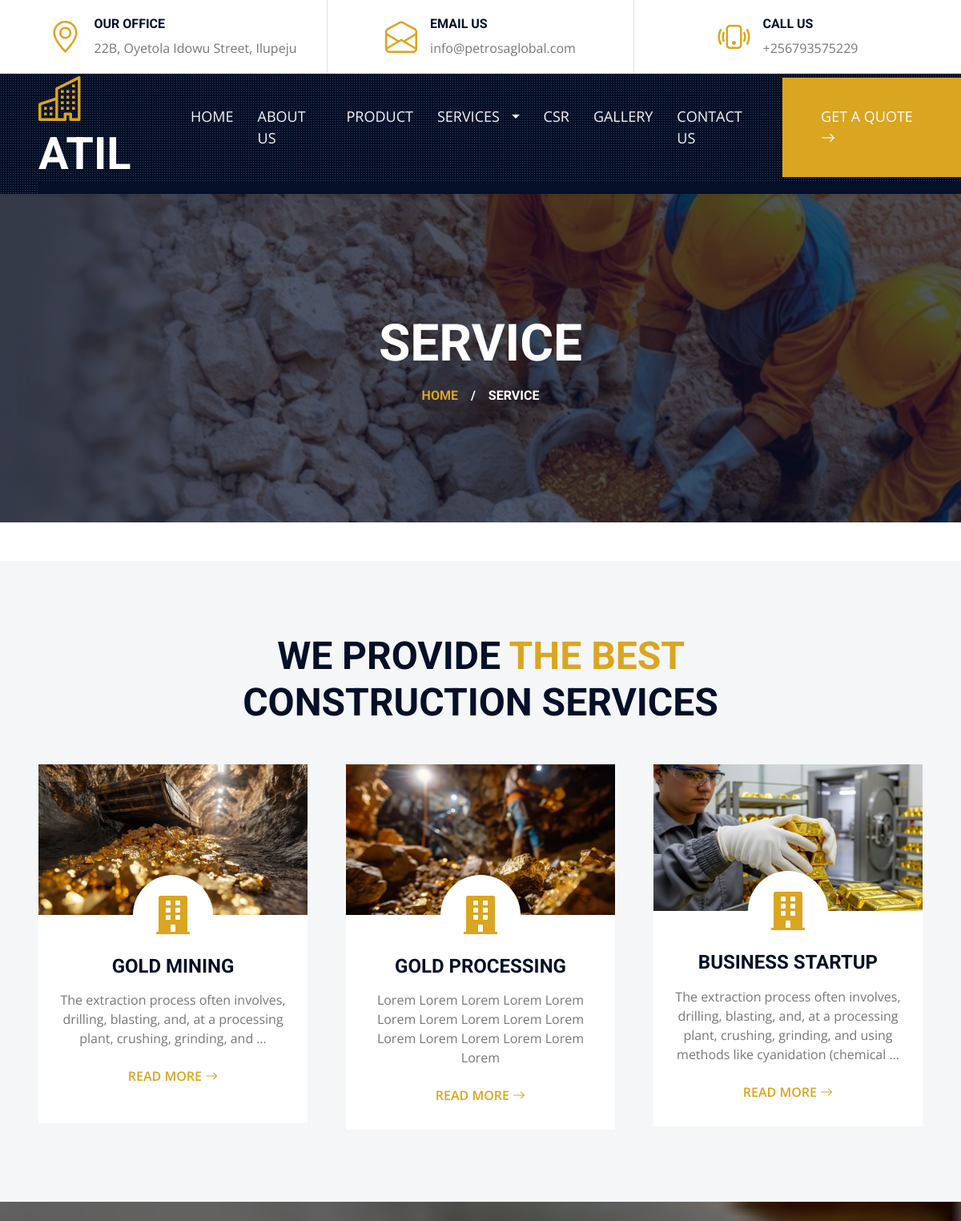
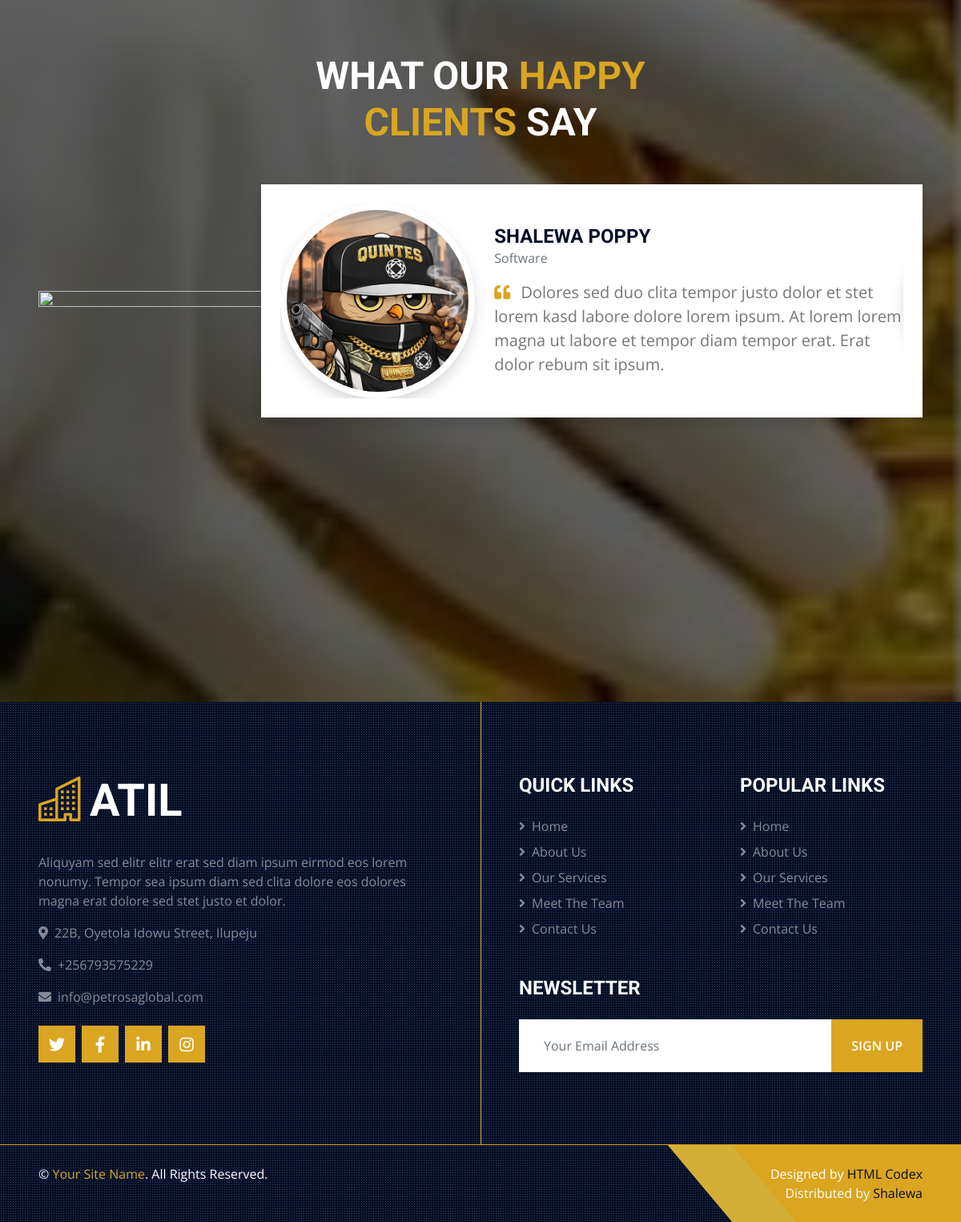
The app's page /service/ with its own data (2 pictures, top to bottom).
### gold_app/models.py (models this page shows, shortened)
class Service(models.Model):
    title = models.CharField(max_length=200)
    description = HTMLField()
    image = models.ImageField(upload_to="services/")
    icon = models.CharField(max_length=100, blank=True, null=True)
    created_at = models.DateTimeField(auto_now_add=True)
    modified_at = models.DateTimeField(auto_now=True)

class Testimonial(models.Model):
    name = models.CharField(max_length=150)
    profession = models.CharField(max_length=150)
    image = models.ImageField(upload_to="testimonials/")
    message = models.TextField()
    created_at = models.DateTimeField(auto_now_add=True)
    class Meta:
        ordering = ['-created_at']

### gold_app/views.py (the view)
# urls.py: path('service/', views.service, name='service'),
def service(request):
    services = Service.objects.all()
    testimonials = Testimonial.objects.all()
    return render(request, "service.html", {"services": services, "testimonials": testimonials})

### template/service.html (shortened to what this page needs)
{% extends 'base.html' %}
{% load static %}
{% block content %}
    <div class="container-fluid page-header-service mb-5">
        <h1 class="display-3 text-uppercase text-white mb-3">Service</h1>
        <div class="d-inline-flex text-white">
            <h6 class="text-uppercase m-0"><a href="">Home</a></h6>
            <h6 class="text-white m-0 px-3">/</h6>
            <h6 class="text-uppercase text-white m-0">Service</h6>
        </div>
    </div>
    <div class="container-fluid bg-light py-6 px-5">
        <div class="text-center mx-auto mb-5" style="max-width: 600px;">
            <h1 class="display-5 text-uppercase mb-4">We Provide <span class="text-primary">The Best</span> Construction Services</h1>
        </div>
        <div class="row g-5">
            {% for service in services %}
            <div class="col-lg-4 col-md-6">
                <div class="service-item bg-white d-flex flex-column align-items-center text-center">
                    <img class="img-fluid" src="{{ service.image.url }}" alt="">
                    <div class="service-icon bg-white">
                        <i class="{{ service.icon }} text-primary"></i>
                    </div>
                    <div class="px-4 pb-4">
                        <h4 class="text-uppercase mb-3">
                            {{ service.title }}
                        </h4>
                        <p>
                            {{ service.description|truncatewords:20|safe }}
                        </p>
                        <a class="btn text-primary" href="">
                            Read More <i class="bi bi-arrow-right"></i>
                        </a>
                    </div>
                </div>
            </div>
            {% endfor %}
        </div>
    </div>
    <div class="container-fluid testimonial-hero py-6 px-5">
        <div class="container-content">
            <div class="text-center mx-auto mb-5" style="max-width: 600px;">
                <h1 class="display-5 text-uppercase text-white mb-4">
                    What Our <span class="text-primary">Happy Clients</span> Say
                </h1>
            </div>
            <div class="row gx-0 align-items-center">
                <div class="col-xl-4 col-lg-5 d-none d-lg-block">
                    <img class="img-fluid w-100 h-100 rounded"
                        src="{% static 'img/testi.jpg' %}">
                </div>
                <div class="col-xl-8 col-lg-7 col-md-12">
                    <div class="testimonial bg-white p-4 rounded shadow">
                        <div class="owl-carousel testimonial-carousel">
                        {% for testimonial in testimonials %}
                        <div class="row gx-4 align-items-center">
                            <div class="col-xl-4 col-lg-5 col-md-5">
                                <img class="img-fluid rounded-circle p-2 shadow"
                                    src="{{ testimonial.image.url }}" alt="">
                            </div>
                            <div class="col-xl-8 col-lg-7 col-md-7">
                                <h4 class="text-uppercase mb-0">
                                    {{ testimonial.name }}
                                </h4>
                                <p class="text-muted">
                                    {{ testimonial.profession }}
                                </p>
                                <p class="fs-5 mb-0">
                                    <i class="fa fa-quote-left text-primary me-2"></i>
                                    {{ testimonial.message }}
                                </p>
                            </div>
                        </div>
                        {% endfor %}
                        </div>
                    </div>
                </div>
            </div>
        </div>
    </div>
    {% endblock %}

### static/css/style.css (style rules this page uses)
:root { --primary: #D3AF37; --secondary: #FFFD70; --light: #F4F6F8; --dark: #040F28; }
.py-6 { padding-top: 90px; padding-bottom: 90px; }
.btn { position: relative; font-weight: 600; text-transform: uppercase; transition: .5s; }
.btn::after { position: absolute; content: ""; width: 0; height: 5px; bottom: -1px; left: 50%; background: var(--primary); transition: .5s; }
.page-header-service { height: 410px; display: flex; flex-direction: column; align-items: center; justify-content: center; background: linear-gradient(rgba(4, 15, 40, .7), rgba(4, 15, 40, .7)), url(../img/service-g4.jpg) center center no-repeat; background-size: cover; background-position-y: top; }
.service-item .service-icon { margin-top: -50px; width: 100px; height: 100px; display: flex; align-items: center; justify-content: center; border-radius: 100px; }
.service-item .service-icon i { transition: .2s; }
@media (min-width: 992px) { .testimonial, .contact-form { margin-left: -90px; } }
.testimonial-hero { background-image: url("../img/client.jpg"); background-size: cover; background-position: center; background-attachment: fixed; min-height: 900px; position: relative; align-items: center; }
.testimonial-hero::before { content: ""; position: absolute; top:0; left:0; width:100%; height:100%; background: rgba(0,0,0,0.55); }
.testimonial-hero .container-content { position: relative; z-index: 2; }
.testimonial .row { transition: transform 0.4s ease, box-shadow 0.4s ease; }

### records on screen
Service: image (picture), title "GOLD MINING", description "The extraction process often involves, drilling, blasting, and, at a processing plant, crushing, grinding, and …"
Service: image (picture), title "GOLD PROCESSING", description "Lorem Lorem Lorem Lorem Lorem Lorem Lorem Lorem Lorem Lorem Lorem Lorem Lorem Lorem Lorem Lorem"
Service: image (picture), title "BUSINESS STARTUP", description "The extraction process often involves, drilling, blasting, and, at a processing plant, crushing, grinding, and using methods like cyanidation (chemical …"
Testimonial: image (picture), name "SHALEWA POPPY", profession "Software", message "Dolores sed duo clita tempor justo dolor et stet lorem kasd labore dolore lorem ipsum. At lorem lorem magna ut labore et tempor diam tempor erat. Erat dolor rebum sit ipsum."
